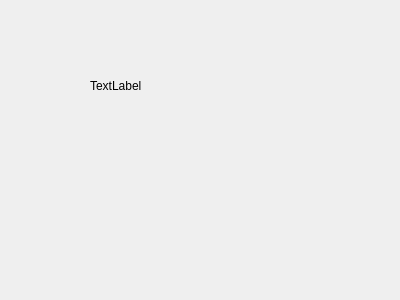
<?xml version="1.0" encoding="UTF-8"?>
<ui version="4.0">
 <class>Widget</class>
 <widget class="QWidget" name="Widget">
  <property name="geometry">
   <rect>
    <x>0</x>
    <y>0</y>
    <width>400</width>
    <height>300</height>
   </rect>
  </property>
  <property name="windowTitle">
   <string>Widget</string>
  </property>
  <widget class="QLabel" name="label">
   <property name="geometry">
    <rect>
     <x>90</x>
     <y>80</y>
     <width>54</width>
     <height>12</height>
    </rect>
   </property>
   <property name="text">
    <string>TextLabel</string>
   </property>
  </widget>
 </widget>
 <layoutdefault spacing="6" margin="11"/>
 <resources/>
 <connections/>
</ui>
